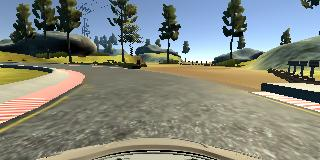
#> input picture center_2016_12_01_13_42_07_892.jpg, 320 x 160 px
$ python image_generation.py
#> lines starting #> are read from the running program, lines starting #| are printed output that depends on the picture
import numpy as np
import cv2
image = cv2.imread("./center_2016_12_01_13_42_07_892.jpg")
#> image is the input picture: shape (160, 320, 3); mean B, G, R 123.9, 134.1, 130.4
image_flipped = np.fliplr(image)
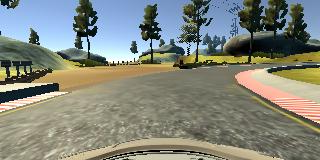
#> image_flipped: shape (160, 320, 3); mean B, G, R 123.9, 134.1, 130.4
image_gray = cv2.cvtColor(image, cv2.COLOR_BGR2GRAY)
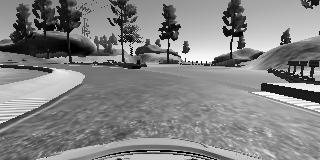
#> image_gray: shape (160, 320); min 0, max 254, mean 131.8
cv2.imwrite('./flipped_center_2016_12_01_13_42_07_892.jpg',image_flipped)
cv2.imwrite('./gray_center_2016_12_01_13_42_07_892.jpg',image_gray)
